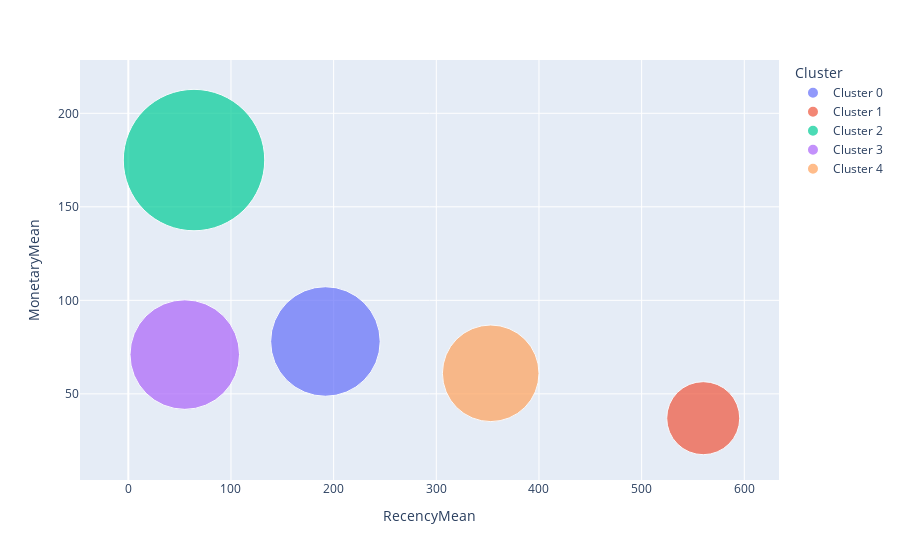

Notebook source saved alongside this figure:
### Code cell
import plotly.express as px

fig = px.scatter(rfm_agg2, x="RecencyMean", y="MonetaryMean", size="FrequencyMean", color="Cluster",
           hover_name="Cluster", size_max=100)
fig.show()

### Figure 1 — Plotly figure (JSON) as saved in the notebook; plotly's stock layout.template omitted (floating-point values rounded to 4 significant figures)
{"data": [{"hovertemplate": "<b>%{hovertext}</b><br><br>Cluster=Cluster 0<br>RecencyMean=%{x}<br>MonetaryMean=%{y}<br>FrequencyMean=%{marker.size}<extra></extra>", "hovertext": ["Cluster 0"], "legendgroup": "Cluster 0", "marker": {"color": "#636efa", "size": [9], "sizemode": "area", "sizeref": 0.0015, "symbol": "circle"}, "mode": "markers", "name": "Cluster 0", "orientation": "v", "showlegend": true, "type": "scatter", "x": [192], "xaxis": "x", "y": [78], "yaxis": "y"}, {"hovertemplate": "<b>%{hovertext}</b><br><br>Cluster=Cluster 1<br>RecencyMean=%{x}<br>MonetaryMean=%{y}<br>FrequencyMean=%{marker.size}<extra></extra>", "hovertext": ["Cluster 1"], "legendgroup": "Cluster 1", "marker": {"color": "#EF553B", "size": [4], "sizemode": "area", "sizeref": 0.0015, "symbol": "circle"}, "mode": "markers", "name": "Cluster 1", "orientation": "v", "showlegend": true, "type": "scatter", "x": [560], "xaxis": "x", "y": [37], "yaxis": "y"}, {"hovertemplate": "<b>%{hovertext}</b><br><br>Cluster=Cluster 2<br>RecencyMean=%{x}<br>MonetaryMean=%{y}<br>FrequencyMean=%{marker.size}<extra></extra>", "hovertext": ["Cluster 2"], "legendgroup": "Cluster 2", "marker": {"color": "#00cc96", "size": [15], "sizemode": "area", "sizeref": 0.0015, "symbol": "circle"}, "mode": "markers", "name": "Cluster 2", "orientation": "v", "showlegend": true, "type": "scatter", "x": [64], "xaxis": "x", "y": [175], "yaxis": "y"}, {"hovertemplate": "<b>%{hovertext}</b><br><br>Cluster=Cluster 3<br>RecencyMean=%{x}<br>MonetaryMean=%{y}<br>FrequencyMean=%{marker.size}<extra></extra>", "hovertext": ["Cluster 3"], "legendgroup": "Cluster 3", "marker": {"color": "#ab63fa", "size": [9], "sizemode": "area", "sizeref": 0.0015, "symbol": "circle"}, "mode": "markers", "name": "Cluster 3", "orientation": "v", "showlegend": true, "type": "scatter", "x": [55], "xaxis": "x", "y": [71], "yaxis": "y"}, {"hovertemplate": "<b>%{hovertext}</b><br><br>Cluster=Cluster 4<br>RecencyMean=%{x}<br>MonetaryMean=%{y}<br>FrequencyMean=%{marker.size}<extra></extra>", "hovertext": ["Cluster 4"], "legendgroup": "Cluster 4", "marker": {"color": "#FFA15A", "size": [7], "sizemode": "area", "sizeref": 0.0015, "symbol": "circle"}, "mode": "markers", "name": "Cluster 4", "orientation": "v", "showlegend": true, "type": "scatter", "x": [353], "xaxis": "x", "y": [61], "yaxis": "y"}], "layout": {"legend": {"itemsizing": "constant", "title": {"text": "Cluster"}, "tracegroupgap": 0}, "margin": {"t": 60}, "xaxis": {"anchor": "y", "domain": [0, 1], "title": {"text": "RecencyMean"}}, "yaxis": {"anchor": "x", "domain": [0, 1], "title": {"text": "MonetaryMean"}}}}
